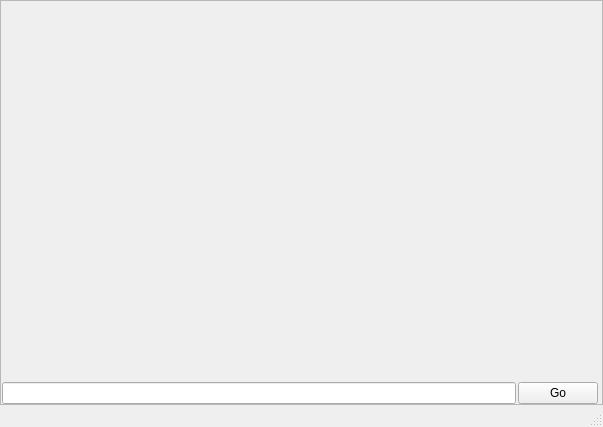
<?xml version="1.0" encoding="UTF-8"?>
<ui version="4.0">
 <class>MainWindow</class>
 <widget class="QMainWindow" name="MainWindow">
  <property name="geometry">
   <rect>
    <x>0</x>
    <y>0</y>
    <width>603</width>
    <height>427</height>
   </rect>
  </property>
  <property name="windowTitle">
   <string>Almighty</string>
  </property>
  <widget class="QWidget" name="centralWidget">
   <layout class="QVBoxLayout" name="verticalLayout_2">
    <property name="spacing">
     <number>0</number>
    </property>
    <property name="leftMargin">
     <number>0</number>
    </property>
    <property name="topMargin">
     <number>0</number>
    </property>
    <property name="rightMargin">
     <number>0</number>
    </property>
    <property name="bottomMargin">
     <number>0</number>
    </property>
    <item>
     <widget class="QFrame" name="frame">
      <property name="frameShape">
       <enum>QFrame::StyledPanel</enum>
      </property>
      <property name="frameShadow">
       <enum>QFrame::Raised</enum>
      </property>
      <property name="lineWidth">
       <number>1</number>
      </property>
      <widget class="QWidget" name="controlWidget" native="true">
       <property name="geometry">
        <rect>
         <x>0</x>
         <y>380</y>
         <width>600</width>
         <height>27</height>
        </rect>
       </property>
       <property name="sizePolicy">
        <sizepolicy hsizetype="Preferred" vsizetype="Fixed">
         <horstretch>0</horstretch>
         <verstretch>0</verstretch>
        </sizepolicy>
       </property>
       <layout class="QHBoxLayout" name="horizontalLayout" stretch="0,0">
        <property name="spacing">
         <number>2</number>
        </property>
        <property name="leftMargin">
         <number>2</number>
        </property>
        <property name="topMargin">
         <number>2</number>
        </property>
        <property name="rightMargin">
         <number>2</number>
        </property>
        <property name="bottomMargin">
         <number>2</number>
        </property>
        <item>
         <widget class="QLineEdit" name="addressLineEdit"/>
        </item>
        <item>
         <widget class="QPushButton" name="AddButton">
          <property name="text">
           <string>Go</string>
          </property>
         </widget>
        </item>
       </layout>
      </widget>
     </widget>
    </item>
   </layout>
  </widget>
  <widget class="QStatusBar" name="statusBar"/>
 </widget>
 <layoutdefault spacing="6" margin="11"/>
 <tabstops>
  <tabstop>AddButton</tabstop>
 </tabstops>
 <resources>
  <include location="MainWindow.qrc"/>
 </resources>
 <connections/>
</ui>
